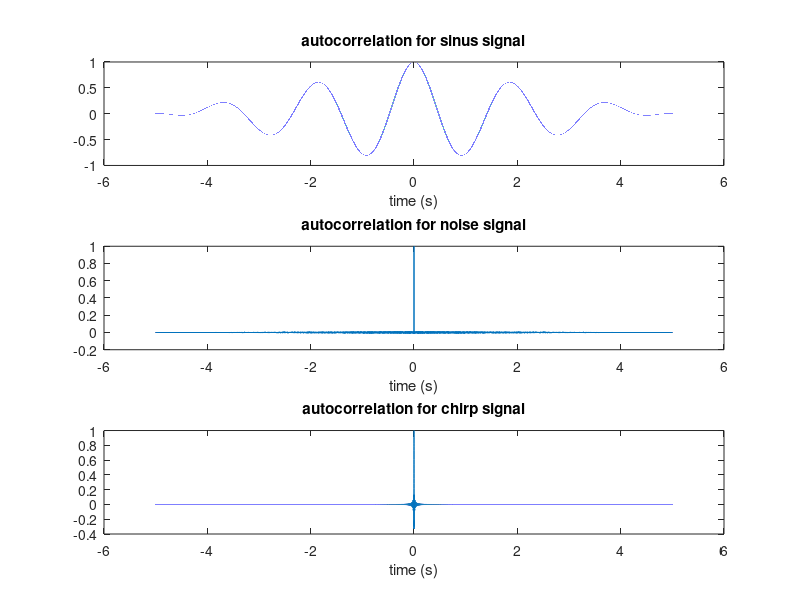
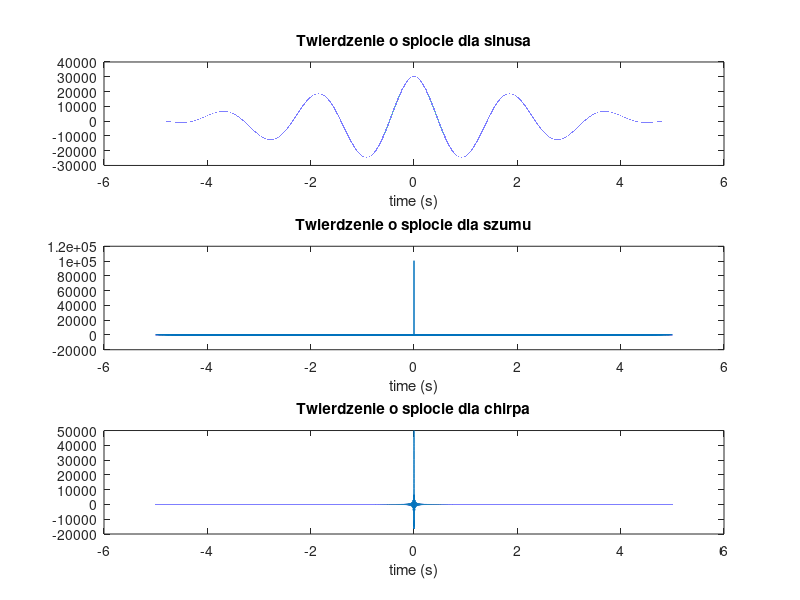
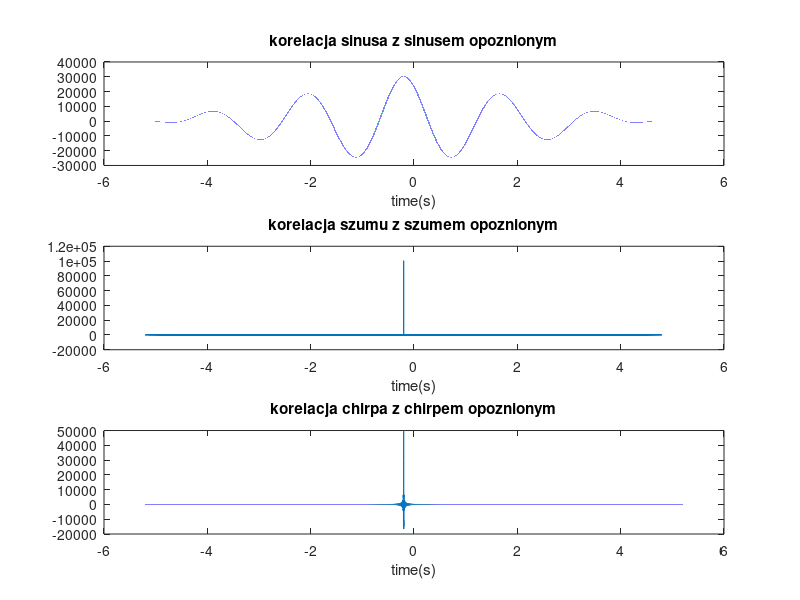
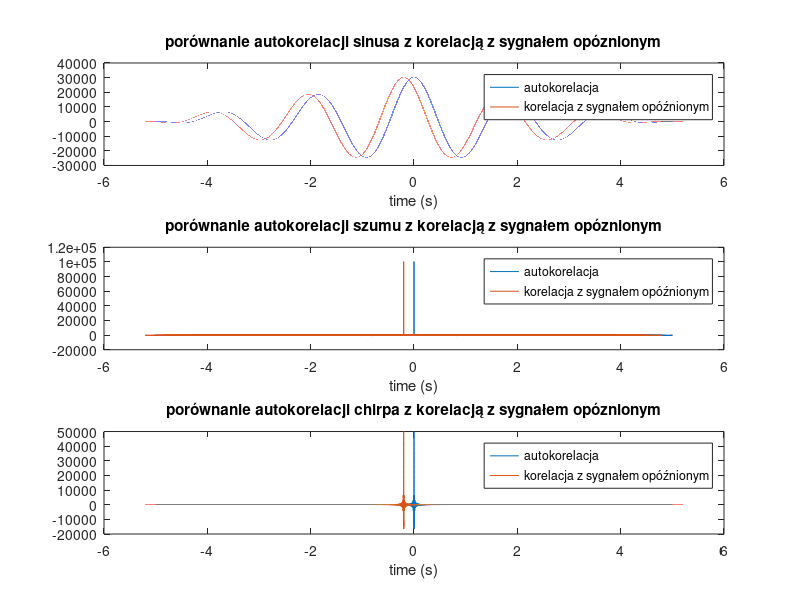

Recreate these plots in MATLAB, in order. (Note: this script raises an error after producing the figures.)
fs=20000;
t=0:1/fs:5-1/fs;

szum=randn(1,length(t));
% plot(t,szum)
% sound(szum, fs)
A=randn;
f=randn;
phase=randn;
sinus=A*sin(2*pi*f*t+phase);
% plot(t,sinus)

f0 = 100; % starting frequency
f1 = 500; % ending frequency
chirp_signal = chirp(t,f0,5,f1,'logarithmic');
%plot(t,chirp_signal)

sinus_sprzezony=conj(sinus);
szum_sprzezony=conj(szum);
chirp_sprzezony=conj(chirp_signal);
%%
figure(1)
corrLength_sinus=length(sinus)+length(sinus_sprzezony)-1;
splot_sinus=fftshift(ifft(fft(sinus,corrLength_sinus).*conj(fft(sinus,corrLength_sinus))));
[r, lags] = xcorr(sinus,'coeff');
subplot(3,1,1)
plot(lags*1/fs, r)
title('autocorrelation for sinus signal')
xlabel("time (s)")

corrLength_szum=length(szum)+length(szum_sprzezony)-1;
splot_szum=fftshift(ifft(fft(szum,corrLength_szum).*conj(fft(szum,corrLength_szum))));
[r1, lags] = xcorr(szum,'coeff');
subplot(3,1,2)
plot(lags*1/fs, r1)
title('autocorrelation for noise signal')
xlabel("time (s)")

corrLength_chirp=length(chirp_signal)+length(chirp_sprzezony)-1;
splot_chirp=fftshift(ifft(fft(chirp_signal,corrLength_chirp).*conj(fft(chirp_signal,corrLength_chirp))));
[r2, lags] = xcorr(chirp_signal,'coeff');
subplot(3,1,3)
plot(lags*1/fs, r2)
title('autocorrelation for chirp signal')
xlabel("time (s)")
figure(2)
subplot(3,1,1)
plot(t,sinus)
xlabel('Time [s]')
title('Sygnał sinusoidalny')
subplot(3,1,2)
plot(t,szum)
xlabel('Time [s]')
ylabel('Amplitude')
title('Sygnał szumu')
subplot(3,1,3)
plot(t,chirp_signal)
xlabel('Time [s]')
title('Sygnał typu chrip')
chirp1=chirp(t,0,5,10);
chirp2=chirp(t,0,5,1000);
[r2, lags] = xcorr(chirp1,'coeff');
[r3, lags] = xcorr(chirp2,'coeff');
figure(3)
subplot(2,1,1)
plot(lags*1/fs, r2)
title('autokorelacja dla chirpa o małym zakresie częstotliwości')
xlabel("time (s)")
subplot(2,1,2)
plot(lags*1/fs, r3)
title('autokorelacja dla chirpa o dużym zakresie częstotliwości')
xlabel("time (s)")


%%

figure(2)
subplot(3,1,1)
plot(lags*1/fs,splot_sinus)
title('Twierdzenie o splocie dla sinusa')
xlabel('time (s)')

subplot(3,1,2)
plot(lags*1/fs,splot_szum)
title('Twierdzenie o splocie dla szumu')
xlabel('time (s)')

subplot(3,1,3)
plot(lags*1/fs,splot_chirp)
title('Twierdzenie o splocie dla chirpa')
xlabel('time (s)')

%%
zera=zeros(1,4000)

szum_zeros = [zera szum];
sinus_zeros = [zera sinus];
chirp_signal_zeros = [zera chirp_signal];

[kor_sinus, lags1]=xcorr(sinus,sinus_zeros);
[kor_szum, lags1]=xcorr(szum,szum_zeros);
[kor_chirp, lags1]=xcorr(chirp_signal,chirp_signal_zeros);

figure(3)
subplot(3,1,1)
plot(lags1*1/fs,kor_sinus)
title('korelacja sinusa z sinusem opoznionym')
xlabel('time(s)')
subplot(3,1,2)
plot(lags1*1/fs,kor_szum)
title('korelacja szumu z szumem opoznionym')
xlabel('time(s)')
subplot(3,1,3)
plot(lags1*1/fs,kor_chirp)
title('korelacja chirpa z chirpem opoznionym')
xlabel('time(s)')

%%
figure(4)
subplot(3,1,1)
plot(lags*1/fs,splot_sinus)
hold on
plot(lags1*1/fs,kor_sinus)
hold off
xlabel('time (s)'), title('porównanie autokorelacji sinusa z korelacją z sygnałem opóznionym'); legend("autokorelacja","korelacja z sygnałem opóźnionym")

subplot(3,1,2)
plot(lags*1/fs,splot_szum)
hold on
plot(lags1*1/fs,kor_szum)
hold off
xlabel('time (s)'), title('porównanie autokorelacji szumu z korelacją z sygnałem opóznionym'); legend("autokorelacja","korelacja z sygnałem opóźnionym")

subplot(3,1,3)
plot(lags*1/fs,splot_chirp)
hold on
plot(lags1*1/fs,kor_chirp)
hold off
xlabel('time (s)'), title('porównanie autokorelacji chirpa z korelacją z sygnałem opóznionym'); legend("autokorelacja","korelacja z sygnałem opóźnionym")
%%
fs =20000;
dt = 1/fs;
bits = 16;  % Rozdzielczość próbkowania (bitów)
kanal = 1; % Liczba kanałów (1 dla mono, 2 dla stereo)
dlugosc_nagrywania = 10;
%% nagrywanie
% sound(szum,fs)
% recorder=audiorecorder(fs, bits, kanal)
% 
% disp('Rozpoczęcie nagrywania...');
% 
% sound(audio_data,Fs);
% 
% recordblocking(recorder, dlugosc_nagrywania);
% 
% disp('Koniec nagrywania.');
% audio_data = getaudiodata(recorder);
% t = (0:length(audio_data)-1)*(1/fs);
%% autokorealcje glosnikow
fs=20000;
jeden_glosnik=load("nagranie_1glosnik.mat")
dwa_glosniki_niesparowane=load("nagranie_2glosniki_niesparowane.mat")
jeden_glosnik=jeden_glosnik.audio_data';
dwa_glosniki_niesparowane=dwa_glosniki_niesparowane.audio_data';
figure(5)
[r, lags1] = xcorr(jeden_glosnik,'coeff');
plot(lags1*1/fs, r)
title('autokorelacja dla sygnału jednego głośnika w odległości 1 m')
xlabel("time (s)")
ylabel('value of the autocorrelation function')
[r1, lags2] = xcorr(dwa_glosniki_niesparowane,'coeff');
figure
plot(lags2*1/fs, r1)
title('autokorelacja dla sygnału dwóch głośników niesparowanych w odległości 1 m')
xlabel("time (s)")
ylabel('value of the autocorrelation function')
%% sparowane
sparowane1=load("nagranie_2glosniki_sparowanev1.mat")
sparowane1=sparowane1.audio_data;
sparowane2=load("nagranie_2glosniki_sparowanev2.mat")
sparowane2=sparowane2.audio_data;
sparowane3=load("nagranie_2glosniki_sparowanev3.mat")
sparowane3=sparowane3.audio_data;
odsuwane1=load("nagranie_2glosniki_odsuwaniev1.mat")
odsuwane1=odsuwane1.audio_data';
[odsuwane2,fs1]=audioread("Piaskowa.m4a");
odsuwane2=odsuwane2';
[odsuwane3,fs2]=audioread("Józefa Chełmońskiego 2.m4a");
odsuwane3=odsuwane3';
t=0:1/fs:25-1/fs;
% oduswane1_1=oduswane1(100000:199999);
% oduswane1_2=oduswane1(250000:349999);
% oduswane1=[oduswane1_1 oduswane1_2];
odsuwane1_1_1=odsuwane1(100000:139999);
odsuwane1_1_2=odsuwane1(300000:339999);
odsuwane2_1=odsuwane2(240000:335999);
odsuwane2_2=odsuwane2(768000:863999);
% odsuwane2=[odsuwane2_1 odsuwane2_2];
odsuwane3_1=odsuwane3(480000:527999);
odsuwane3_2=odsuwane3(1248000:1296000);
% odsuwane3=[odsuwane3_1 odsuwane3_2]
%%
% t=0:1/fs2:length(odsuwane3)*1/fs2-1/fs2;
% plot(t,odsuwane3)
plot(odsuwane3)
%%
figure(6)
[r, lags3] = xcorr(sparowane1,'coeff');
subplot(3,1,1)
plot(lags3*1/fs, r)
title('autokorelacja sygnału dwóch sparowanych głośników w odległości 1 m')
xlabel("time (s)")
[r1, lags4] = xcorr(sparowane2,'coeff');
subplot(3,1,2)
plot(lags4*1/fs, r1)
xlabel("time (s)")
ylabel('value of the autocorrelation function')
[r1, lags5] = xcorr(sparowane3,'coeff');
subplot(3,1,3)
plot(lags5*1/fs, r1)
xlabel("time (s)")
%% odsuwane
figure(7)
subplot(3,1,1)
[r1, lags6] = xcorr(odsuwane1,'coeff');
plot(lags6*1/fs, r1)
xlabel("time (s)")
title("Autokorelacja dla sygnału sparowanych głośników z odsuwaniem")
subplot(3,1,2)
[r1, lags6] = xcorr(odsuwane2,'coeff');
plot(lags6*1/fs1, r1)
xlabel("time (s)")
ylabel('value of the autocorrelation function')
subplot(3,1,3)
[r1, lags6] = xcorr(odsuwane3,'coeff');
plot(lags6*1/fs2, r1)
xlabel("time (s)")

figure(8)
subplot(3,1,1)
[r1, lags7] = xcorr(odsuwane1_1_1,'coeff');
plot(lags7*1/fs, r1)
xlabel("time (s)")
hold on
[r1, lags8] = xcorr(odsuwane1_1_2,'coeff');
plot(lags8*1/fs, r1)
xlabel("time (s)")
hold off
legend('glośniki koło siebie','glośniki oddalone')
title('Porównanie autokorelacji wyciętych fragmentów sygnału kiedy głośniki są koło siebie i gdy są oddalone')
subplot(3,1,2)
[r1, lags7] = xcorr(odsuwane2_1,'coeff');
plot(lags7*1/fs1, r1)
xlabel("time (s)")
hold on
[r1, lags8] = xcorr(odsuwane2_2,'coeff');
plot(lags8*1/fs1, r1)
xlabel("time (s)")
ylabel('value of the autocorrelation function')
hold off
legend('glośniki koło siebie','glośniki oddalone')
subplot(3,1,3)
[r1, lags7] = xcorr(odsuwane3_1,'coeff');
plot(lags7*1/fs2, r1)
xlabel("time (s)")
hold on
[r1, lags8] = xcorr(odsuwane3_2,'coeff');
plot(lags8*1/fs2, r1)
xlabel("time (s)")
hold off
legend('glośniki koło siebie','glośniki oddalone')
%%
fs=20000;
szum_dluzszy=[szum szum szum szum szum];
% sound(szum_dluzszy,fs)